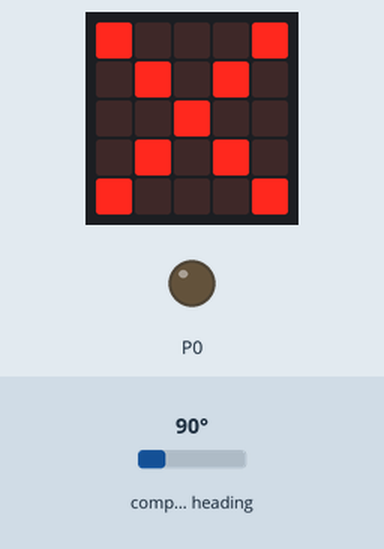
Simulated run of this program. Board: BBC micro:bit (MakeCode). Parts: the board's 5×5 LED display, output pins drawn as LEDs (lit = HIGH). The test bench sets the inputs (shaded band); at power-on: compass heading 90°. The compass is already calibrated.

Above: at 1.2 s.
1.3 s: compass heading set to 21°
3.0 s: compass heading set to 17°
At 4.0 s:
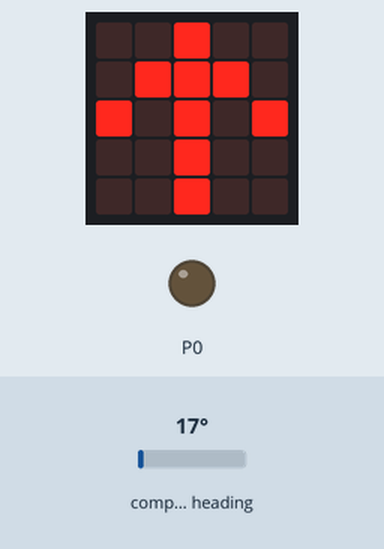
Timing chart, 0 to 6.0 s (numbered marks = the images above; inputs shaded):
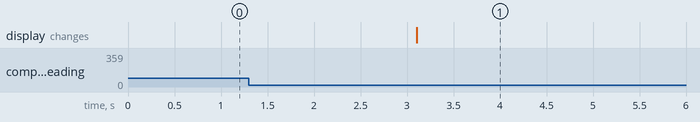

The program:

main.ts
```typescript
basic.forever(function () {
    if (input.compassHeading() < 20 || input.compassHeading() > 340) {
        basic.showArrow(ArrowNames.North)
        pins.digitalWritePin(DigitalPin.P0, 0)
    } else {
        basic.showIcon(IconNames.No)
    }
})
```

test.ts
```typescript
// aquí va el archivo "tests"; esto no se compilará cuando este paquete se utilice como una extensión.
```

Measured:
- the behaviour switches between 20 and 19° on compass heading (found by bisection; images 0 and 1)
- after the input at 1.3 s, every drawn part: stays the same
- after the input at 3.0 s, the display: changes after 0.10 s (image 1)
